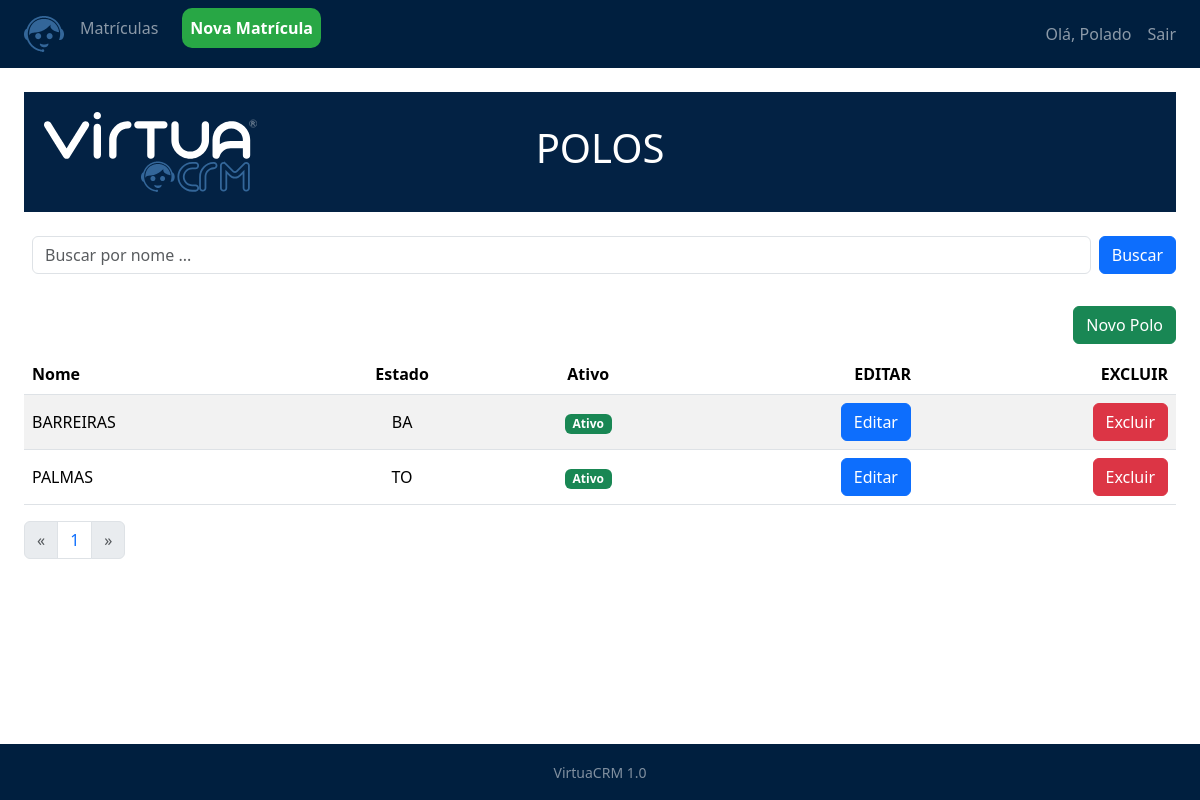
The page /matriculas/polo/ (signed in) on the database its author committed.
### matriculas/models.py (models this page shows, shortened)
class cad_polos(models.Model):
    ESTADOS_UF = [
        ('AC', 'ACRE'),
        ('AL', 'ALAGOAS'),
        ('AP', 'AMAPÁ'),
        ('AM', 'AMAZONAS'),
        ('BA', 'BAHIA'),
        ('CE', 'CEARÁ'),
        ('DF', 'DISTRITO FEDERAL'),
        ('ES', 'ESPÍRITO SANTO'),
        ('GO', 'GOIÁS'),
        ('MA', 'MARANHÃO'),
        ('MT', 'MATO GROSSO'),
        ('MS', 'MATO GROSSO DO SUL'),
        ('MG', 'MINAS GERAIS'),
        ('PA', 'PARÁ'),
        ('PB', 'PARAÍBA'),
        ('PR', 'PARANÁ'),
        ('PE', 'PERNAMBUCO'),
        ('PI', 'PIAUÍ'),
        ('RJ', 'RIO DE JANEIRO'),
        ('RN', 'RIO GRANDE DO NORTE'),
        ('RS', 'RIO GRANDE DO SUL'),
        ('RO', 'RONDÔNIA'),
        ('RR', 'RORAIMA'),
        ('SC', 'SANTA CATARINA'),
        ('SP', 'SÃO PAULO'),
        ('SE', 'SERGIPE'),
        ('TO', 'TOCANTINS')
    ]
    nome = models.CharField(max_length=100)
    estado = models.CharField(max_length=2, choices=ESTADOS_UF)
    create_date = models.DateTimeField(auto_now_add=True)
    update_date = models.DateTimeField(auto_now=True)
    active = models.BooleanField(default=True)
    users = models.ManyToManyField(User, related_name='polos')
    class Meta:
        db_table = 'polos'
    def get_absolute_url(self):
        return reverse("matriculas:polo_update", kwargs={'id': self.id}) #Direciona para a url de edição
    def get_delete_url(self):
        return reverse("matriculas:polo_delete", kwargs={'id': self.id})# Exclui o resgistro

### matriculas/views.py (the view)
# urls.py: path('polo/', PoloListView.as_view(), name='polo_list'),
class PoloListView(LoginRequiredMixin, ListView):
    template_name = 'matriculas/polo_list.html'
    model = cad_polos
    queryset = cad_polos.objects.all()
    paginate_by = 10
    def get_queryset(self):
        queryset = super().get_queryset()
        search_query = self.request.GET.get('name', '')
        if search_query:
            queryset = queryset.filter(nome__icontains=search_query)
        return queryset
    def get_context_data(self, **kwargs):
        context = super().get_context_data(**kwargs)
        context['search_query'] = self.request.GET.get('name', '')
        return context

### matriculas/templates/matriculas/polo_list.html
{% extends 'model-page.html'%}
{% load static %}
{% block content %}
<link rel="stylesheet" type="text/css" href="{% static 'css/style.css' %}">
<div class="redenc mb-3 d-flex align-items-center text-center justify-content-between">
  <img src="{% static 'images/virtua_full.svg' %}" alt="Imagem" style="width: auto; height: 80px; margin-right: 10px;">
  <div class="mx-auto">
      <div class="d-flex">
          <h1>POLOS</h1>
      </div>
  </div>
  <img src="{% static 'images/branco.svg' %}" alt="" style="width: auto; height: 80px; margin-right: 10px;">
</div>
<form method="GET" action="">
  <div class="d-flex align-items-center">
      <div class="p-2 flex-grow-1">
          <input class="form-control" type="text" name="name" value="{{ search_query }}" placeholder="Buscar por nome ...">
      </div>
      <div class="p2">
          <button type="submit" class="btn btn-primary">Buscar</button>
      </div>
  </div>
</form>
<div class="pt-4">
  <a href="{% url 'matriculas:polo_new' %}"
  <button type="button" class="btn btn-success" style="float: right; margin-bottom: 10px;">Novo Polo</button>
  </a>
</div>
<table class="table table table-striped table-hover">
    <thead>
        <tr>
          <th class="text-start align-middle">Nome</th>
          <th class="text-center align-middle">Estado</th>
          <th class="text-center align-middle">Ativo</th>
          <th class="text-end  align-middle">EDITAR</th>
          <th class="text-end  align-middle">EXCLUIR</th>
        </tr>
      </thead>
      <tbody>
        {% for polo in object_list %}
          <tr>
            <td class="text-start align-middle">{{polo.nome}}</td>
            <td class="text-center align-middle">{{polo.estado}}</td>
            <td class="text-center align-middle">
            {% if polo.active %}
              <span class="badge bg-success">Ativo</span>
            {% else %}
              <span class="badge bg-danger">Inativo</span>
            {% endif %}
            </td>
            <td class="text-end align-center"><a href = "{{ polo.get_absolute_url }}"><button type="button" class="btn btn-primary">Editar</button></td>
              <form method="POST" action="{{ polo.get_delete_url }}">{% csrf_token %}
                <td class="text-end align-center"><button type="submit" class="btn btn-danger">Excluir</button></td>
              </form>
          </tr>
        {% endfor %}
      </tbody>
  </table>
  <ul class="pagination">
    {%if  page_obj.has_previous %}
      <li class="page-item">
        <a class="page-link" href="?page={{ page_obj.previous_page_number }}" aria-label="Previous">
          <span aria-hidden="true">&laquo;</span>
        </a>
      </li>
    {% else %}
      <li class="page-item disabled">
        <a class="page-link" href="#" aria-label="Previous">
          <span aria-hidden="true">&laquo;</span>
        </a>
      </li>
    {% endif %}
    {% for object in page_obj.paginator.page_range %}
      <li class="page-item"><a class="page-link" href="?page={{ forloop.counter }}">{{ forloop.counter }}</a></li>
    {% endfor %}
    {% if page_obj.has_next %}
      <li class="page-item">
        <a class="page-link" href="?page= {{ page_obj.next_page_number }}" aria-label="Next">
          <span aria-hidden="true">&raquo;</span>
        </a>
      </li>
    {% else %}
      <li class="page-item disabled">
        <a class="page-link" href="#" aria-label="Next">
          <span aria-hidden="true">&raquo;</span>
        </a>
      </li>
    {% endif %}
    </ul>
{% endblock %}

### core/templates/model-header.html (shortened to what this page needs)
{% load static %}
<nav class="navbar navbar-expand-sm custom-navbar-bg navbar-dark mr-2">
    <ul class="nav navbar-nav">
        <li class="nav-item">
            <a class="nav-link">
            </a>
        </li>
        <li class="nav-item">
            <a class="nav-link" href="{% url 'user_rank' %}">
                <img src="{% static 'images/virtua_white.svg' %}" alt="Logo" class="img-fluid" style="width: 40px; height: auto;">
            </a>
        </li>
        <li class="nav-item">
            <a class="nav-link" href="{% url 'matriculas:matriculas_list' %}">Matrículas</a>
        </li>
        <li class="nav-item">
            <a class="nav-link">
            </a>
        </li>
        <li class="nav-item">
            <a class="nav-link highlight-link" href="{%url 'matriculas:matriculas_new'%}">Nova Matrícula</a>
        </li>
    </ul>
    <ul class="navbar-nav ms-auto ml-2">
        <li class="nav-item">
            <a class="nav-link">
        {% if request.user.is_authenticated %}
            <span class="navbar-text">Olá,  {{ request.user.first_name }}</span>
        {% endif %}
            </a>
        </li>
        <li class="nav-item">
            <a class="nav-link" href="{% url 'logout' %}">Sair</a>
        </li>
        <li class="nav-item">
            <a class="nav-link">
            </a>
        </li>
    </ul>
</nav>

### core/static/css/style.css (style rules this page uses)
.redenc { background-color: #032244; color: #FFFFFF; text-align: center; padding: 20px; }

### core/templates/model-header.html (style rules this page uses)
.custom-navbar-bg { background-color: #001f3f; }
.highlight-link { background-color: #28a745; color: #fff; font-weight: bold; border-radius: 10px; padding: 8px 12px; }

### core/templates/model-footer.html (style rules this page uses)
.custom-navbar-bg { background-color: #001f3f; }

### core/templates/model-page.html (style rules this page uses)
html, body { height: 100%; }
.custom-navbar-bg { background-color: #001f3f; }

### rows shown on the page
cad_polos: nome "BARREIRAS", estado "BA", active "Ativo"
cad_polos: nome "PALMAS", estado "TO", active "Ativo"

### other values the page prints
{{ request.user.first_name }} "Polado"
